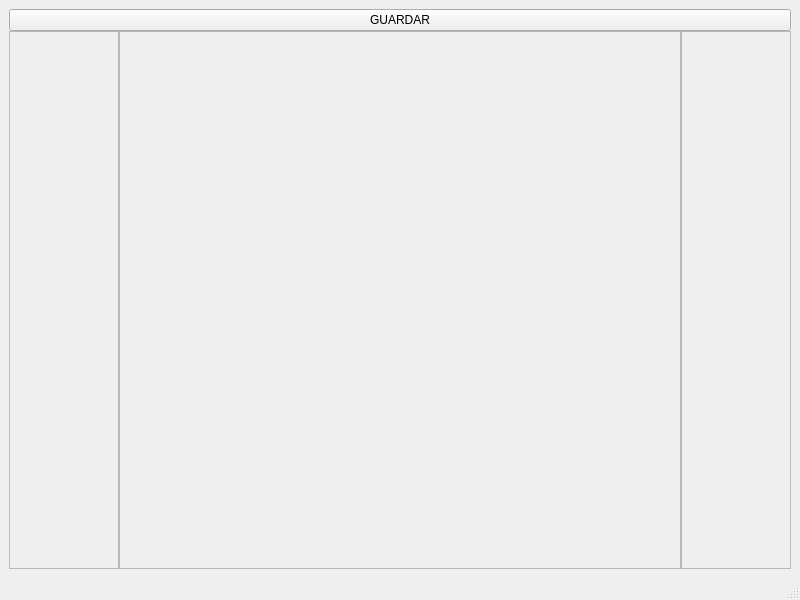
<?xml version="1.0" encoding="UTF-8"?>
<ui version="4.0">
 <class>Game_editor</class>
 <widget class="QMainWindow" name="Game_editor">
  <property name="geometry">
   <rect>
    <x>0</x>
    <y>0</y>
    <width>800</width>
    <height>600</height>
   </rect>
  </property>
  <property name="windowTitle">
   <string>Game_editor</string>
  </property>
  <widget class="QWidget" name="centralwidget">
   <layout class="QHBoxLayout" name="horizontalLayout">
    <item>
     <widget class="QStackedWidget" name="stackedWidget">
      <property name="currentIndex">
       <number>0</number>
      </property>
      <widget class="QWidget" name="page">
       <layout class="QVBoxLayout" name="verticalLayout">
        <property name="spacing">
         <number>0</number>
        </property>
        <property name="leftMargin">
         <number>0</number>
        </property>
        <property name="topMargin">
         <number>0</number>
        </property>
        <property name="rightMargin">
         <number>0</number>
        </property>
        <property name="bottomMargin">
         <number>0</number>
        </property>
        <item>
         <layout class="QHBoxLayout" name="horizontalLayout_2">
          <item>
           <widget class="QPushButton" name="save_button">
            <property name="text">
             <string>GUARDAR</string>
            </property>
           </widget>
          </item>
         </layout>
        </item>
        <item>
         <layout class="QHBoxLayout" name="horizontalLayout_3">
          <item>
           <widget class="QScrollArea" name="scrollArea">
            <property name="sizePolicy">
             <sizepolicy hsizetype="MinimumExpanding" vsizetype="MinimumExpanding">
              <horstretch>0</horstretch>
              <verstretch>0</verstretch>
             </sizepolicy>
            </property>
            <property name="maximumSize">
             <size>
              <width>110</width>
              <height>16777215</height>
             </size>
            </property>
            <property name="horizontalScrollBarPolicy">
             <enum>Qt::ScrollBarAlwaysOff</enum>
            </property>
            <property name="widgetResizable">
             <bool>true</bool>
            </property>
            <property name="alignment">
             <set>Qt::AlignCenter</set>
            </property>
            <widget class="QWidget" name="scrollAreaWidgetContents">
             <property name="geometry">
              <rect>
               <x>0</x>
               <y>0</y>
               <width>108</width>
               <height>504</height>
              </rect>
             </property>
             <property name="sizePolicy">
              <sizepolicy hsizetype="Expanding" vsizetype="Expanding">
               <horstretch>0</horstretch>
               <verstretch>0</verstretch>
              </sizepolicy>
             </property>
             <layout class="QVBoxLayout" name="verticalLayout_2">
              <property name="sizeConstraint">
               <enum>QLayout::SetDefaultConstraint</enum>
              </property>
              <property name="topMargin">
               <number>1</number>
              </property>
              <property name="bottomMargin">
               <number>1</number>
              </property>
              <item>
               <layout class="QVBoxLayout" name="block_list">
                <property name="leftMargin">
                 <number>0</number>
                </property>
                <property name="topMargin">
                 <number>1</number>
                </property>
                <property name="bottomMargin">
                 <number>1</number>
                </property>
               </layout>
              </item>
             </layout>
            </widget>
           </widget>
          </item>
          <item>
           <widget class="QScrollArea" name="scrollArea_2">
            <property name="midLineWidth">
             <number>1</number>
            </property>
            <property name="horizontalScrollBarPolicy">
             <enum>Qt::ScrollBarAsNeeded</enum>
            </property>
            <property name="sizeAdjustPolicy">
             <enum>QAbstractScrollArea::AdjustToContentsOnFirstShow</enum>
            </property>
            <property name="widgetResizable">
             <bool>true</bool>
            </property>
            <property name="alignment">
             <set>Qt::AlignCenter</set>
            </property>
            <widget class="QWidget" name="scrollAreaGridMap">
             <property name="geometry">
              <rect>
               <x>0</x>
               <y>0</y>
               <width>546</width>
               <height>504</height>
              </rect>
             </property>
             <layout class="QGridLayout" name="gridLayout_2">
              <item row="0" column="0">
               <layout class="QGridLayout" name="grid_map">
                <property name="sizeConstraint">
                 <enum>QLayout::SetFixedSize</enum>
                </property>
               </layout>
              </item>
             </layout>
            </widget>
           </widget>
          </item>
          <item>
           <widget class="QScrollArea" name="scrollArea_3">
            <property name="sizePolicy">
             <sizepolicy hsizetype="MinimumExpanding" vsizetype="MinimumExpanding">
              <horstretch>0</horstretch>
              <verstretch>0</verstretch>
             </sizepolicy>
            </property>
            <property name="maximumSize">
             <size>
              <width>110</width>
              <height>16777215</height>
             </size>
            </property>
            <property name="horizontalScrollBarPolicy">
             <enum>Qt::ScrollBarAlwaysOff</enum>
            </property>
            <property name="widgetResizable">
             <bool>true</bool>
            </property>
            <property name="alignment">
             <set>Qt::AlignCenter</set>
            </property>
            <widget class="QWidget" name="scrollAreaWidgetContents_6">
             <property name="geometry">
              <rect>
               <x>0</x>
               <y>0</y>
               <width>108</width>
               <height>504</height>
              </rect>
             </property>
             <property name="sizePolicy">
              <sizepolicy hsizetype="Expanding" vsizetype="Expanding">
               <horstretch>0</horstretch>
               <verstretch>0</verstretch>
              </sizepolicy>
             </property>
             <layout class="QVBoxLayout" name="verticalLayout_4">
              <property name="sizeConstraint">
               <enum>QLayout::SetDefaultConstraint</enum>
              </property>
              <property name="topMargin">
               <number>1</number>
              </property>
              <property name="bottomMargin">
               <number>1</number>
              </property>
              <item>
               <layout class="QVBoxLayout" name="backgrounds_list">
                <property name="leftMargin">
                 <number>0</number>
                </property>
                <property name="topMargin">
                 <number>1</number>
                </property>
                <property name="bottomMargin">
                 <number>1</number>
                </property>
                <item>
                 <widget class="QLabel" name="label">
                  <property name="text">
                   <string/>
                  </property>
                 </widget>
                </item>
               </layout>
              </item>
             </layout>
            </widget>
           </widget>
          </item>
         </layout>
        </item>
       </layout>
      </widget>
     </widget>
    </item>
   </layout>
  </widget>
  <widget class="QMenuBar" name="menubar">
   <property name="geometry">
    <rect>
     <x>0</x>
     <y>0</y>
     <width>800</width>
     <height>23</height>
    </rect>
   </property>
  </widget>
  <widget class="QStatusBar" name="statusbar"/>
 </widget>
 <resources/>
 <connections/>
</ui>
